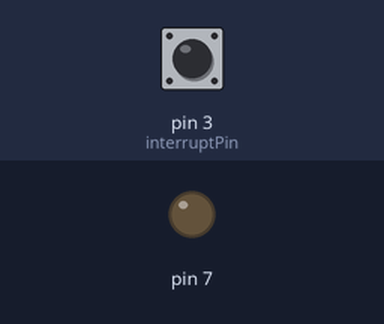
A sketch run on a simulated Arduino Uno, built with avr-gcc and run on an emulated ATmega328P. Parts: output pins drawn as LEDs (lit = HIGH). Inputs (shaded band) come from the test bench; at power-on: pin 3 (interruptPin) LOW. What the sketch prints to the serial monitor is not drawn.

Above: at 1.2 s.
1.3 s: pin 3 (interruptPin) pulled HIGH for 0.15 s
At 1.38 s:
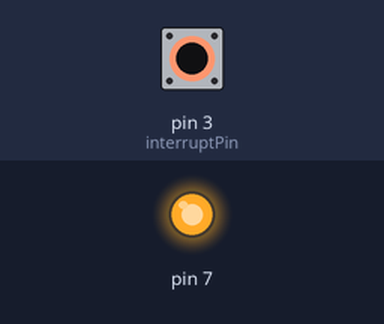
2.9 s: pin 3 (interruptPin) pulled HIGH for 3.2 s
At 6.8 s:
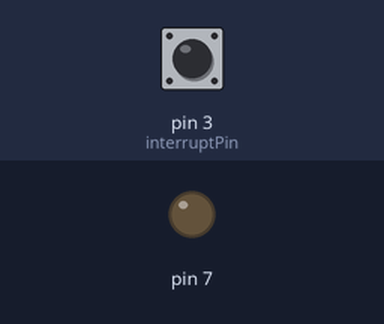
Timing chart, 0 to 8.3 s (numbered marks = the images above; inputs shaded):
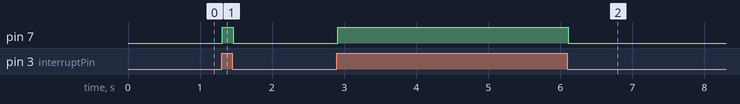

The sketch:

testesensorinterrupcao.ino
```cpp
int interruptPin = 3;
int sensor = A0;
int estado = 0;
void setup() {
  // put your setup code here, to run once:
   Serial.begin(9600);
   pinMode(sensor, INPUT);
 attachInterrupt(digitalPinToInterrupt(interruptPin), interrupt, CHANGE);
pinMode(7,OUTPUT);
}

void interrupt(){
 Serial.println("Entrei");
 estado = !estado;
 delay(200);
  }

void loop() {
  // put your main code here, to run repeatedly:
digitalWrite(7, estado);
Serial.println(digitalRead(3));
}
```

Measured:
- after the input at 1.3 s, pin 7: LOW → HIGH at once, → LOW 0.15 s later
- after the input at 2.9 s, pin 7: LOW → HIGH at once, → LOW 3.2 s later
